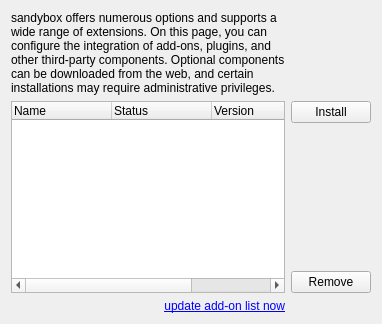
           <widget class="QWidget" name="tabAddonList">
            <attribute name="title">
             <string>Optional Add-Ons</string>
            </attribute>
            <layout class="QGridLayout" name="gridLayout_35">
             <item row="0" column="0">
              <layout class="QGridLayout" name="gridLayout_33">
               <item row="0" column="0">
                <widget class="QLabel" name="label_14">
                 <property name="text">
                  <string>sandybox offers numerous options and supports a wide range of extensions. On this page, you can configure the integration of add-ons, plugins, and other third-party components. Optional components can be downloaded from the web, and certain installations may require administrative privileges.</string>
                 </property>
                 <property name="wordWrap">
                  <bool>true</bool>
                 </property>
                </widget>
               </item>
               <item row="3" column="1">
                <widget class="QPushButton" name="btnRemoveAddon">
                 <property name="text">
                  <string>Remove</string>
                 </property>
                </widget>
               </item>
               <item row="2" column="1">
                <spacer name="verticalSpacer_9">
                 <property name="orientation">
                  <enum>Qt::Orientation::Vertical</enum>
                 </property>
                 <property name="sizeHint" stdset="0">
                  <size>
                   <width>20</width>
                   <height>40</height>
                  </size>
                 </property>
                </spacer>
               </item>
               <item row="1" column="0" rowspan="3">
                <widget class="QTreeWidget" name="treeAddons">
                 <column>
                  <property name="text">
                   <string>Name</string>
                  </property>
                 </column>
                 <column>
                  <property name="text">
                   <string>Status</string>
                  </property>
                 </column>
                 <column>
                  <property name="text">
                   <string>Version</string>
                  </property>
                 </column>
                 <column>
                  <property name="text">
                   <string>Description</string>
                  </property>
                 </column>
                </widget>
               </item>
               <item row="4" column="0">
                <widget class="QLabel" name="lblUpdateAddons">
                 <property name="text">
                  <string>&lt;a href=&quot;sbie://addons&quot;&gt;update add-on list now&lt;/a&gt;</string>
                 </property>
                 <property name="alignment">
                  <set>Qt::AlignmentFlag::AlignRight|Qt::AlignmentFlag::AlignTrailing|Qt::AlignmentFlag::AlignVCenter</set>
                 </property>
                </widget>
               </item>
               <item row="1" column="1">
                <widget class="QPushButton" name="btnInstallAddon">
                 <property name="text">
                  <string>Install</string>
                 </property>
                </widget>
               </item>
              </layout>
             </item>
            </layout>
           </widget>
